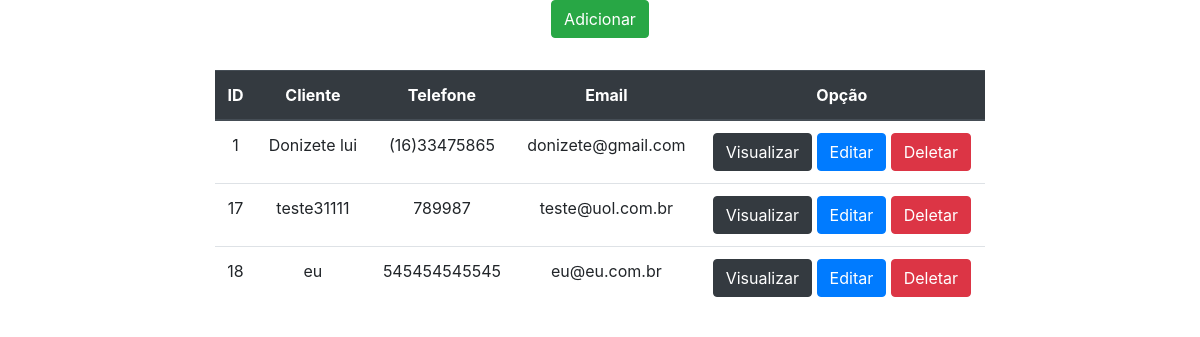
The page / on the database its author committed.
### clientes/models.py (models this page shows, shortened)
class Cliente(models.Model):
    nomeCliente = models.CharField(max_length=100)
    telefoneCliente = models.CharField(max_length=16)
    emailcliente = models.EmailField()

### clientes/views.py (the view)
# urls.py: path('', views.principal, name="principal"),
def principal(request):
    data = {}
    data ['db'] = Cliente.objects.all()
    return render(request, 'principal.html', data)

### clientes/templates/principal.html (shortened to what this page needs)
<!DOCTYPE html>
<html lang="en">
<head>
     <link rel="stylesheet" href="https://cdn.jsdelivr.net/npm/bootstrap@4.6.2/dist/css/bootstrap.min.css">
</head>
<body>
 <div class="col-8 m-auto text-center">
       <a href="/form" class="btn btn-success text-center">Adicionar</a>
 </div>
     <div class="col-8 m-auto pt-2 pb-2 text-center">
       <br>
        <table class="table">
        <thead class="thead-dark">
            <tr>
                <th scope="col">ID</th>
                <th scope="col">Cliente</th>
                <th scope="col">Telefone</th>
                <th scope="col">Email</th>
                <th scope="col">Opção</th>
            </tr>
        </thead>
        <tbody>
            {% for c in db %}
           <tr>
                <td>{{c.id}}</td>
                <td>{{c.nomeCliente}}</td>
                <td>{{c.telefoneCliente}}</td>
                <td>{{c.emailcliente}}</td>
                <td>
                <a href="view/{{c.id}}/" class="btn btn-dark">Visualizar</a>
                <a href="edit/{{c.id}}/" class="btn btn-primary">Editar</a>
                <a href="delete/{{c.id}}/" class="btn btn-danger">Deletar</a>
                </td>
           </tr>
            {% endfor %}
        </tbody>
        </table>
     </div>
</body>
</html>

### rows shown on the page
Cliente: id "1", nomeCliente "Donizete lui", telefoneCliente "(16)33475865", emailcliente "donizete@gmail.com"
Cliente: id "17", nomeCliente "teste31111", telefoneCliente "789987", emailcliente "teste@uol.com.br"
Cliente: id "18", nomeCliente "eu", telefoneCliente "545454545545", emailcliente "eu@eu.com.br"
